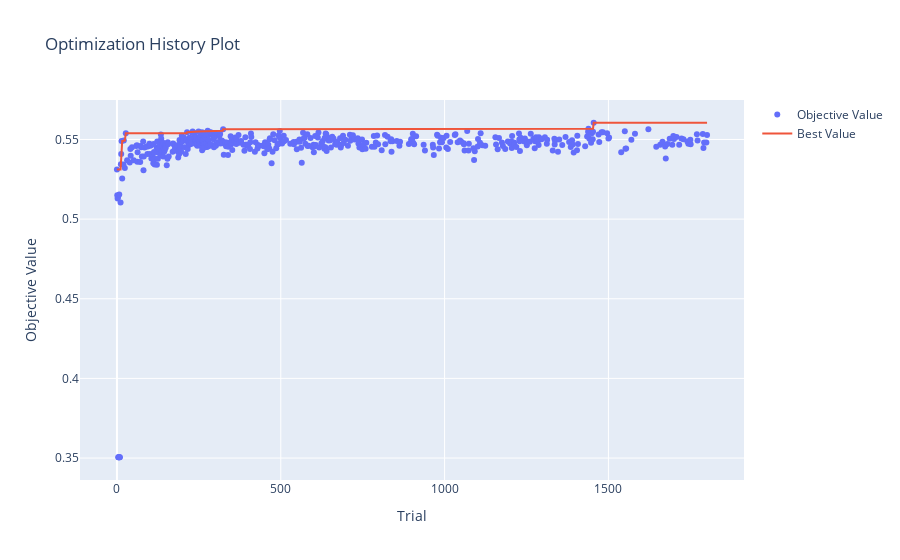

Source (notebook cell):
### Code cell
plot_optimization_history(study)

### Figure 1 — Plotly figure (JSON) as saved in the notebook; plotly's stock layout.template omitted (floating-point values rounded to 4 significant figures; data arrays with more than 128 entries replaced by an {"elided": "..."} marker saying what was removed)
{"data": [{"mode": "markers", "name": "Objective Value", "type": "scatter", "x": {"elided": "487 int values"}, "y": {"elided": "487 float values"}}, {"name": "Best Value", "type": "scatter", "x": {"elided": "487 int values"}, "y": {"elided": "487 float values"}}], "layout": {"title": {"text": "Optimization History Plot"}, "xaxis": {"title": {"text": "Trial"}}, "yaxis": {"title": {"text": "Objective Value"}}}}
